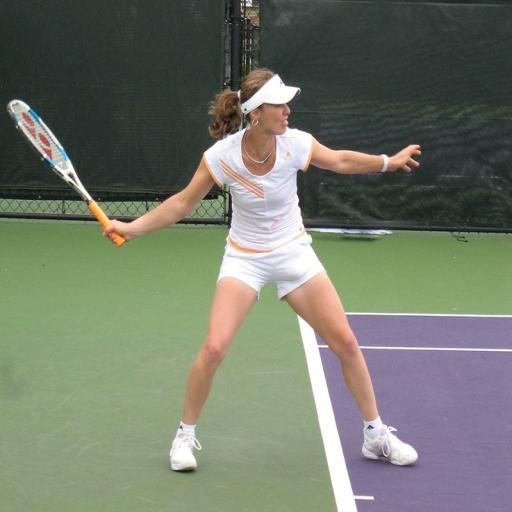
%> input picture 1.jpg, 512 x 512 px
$ octave --eval "result = connectedComponentSegmentation(imread('1.jpg'));"   (GNU Octave 9; MATLAB toolbox functions it lacks are replaced by stand-ins)
%> lines starting %> are read from the running program, lines starting %| are printed output that depends on the picture; in (x1, y1, x2, y2) boxes, pixels count from 0 and x2, y2 are one past the last pixel; in counts of white or black regions, pixels touching at a corner belong together; the program's own positions count from 1
function [segmented_img, labeled_regions] = connectedComponentSegmentation(input_img)
    % Segmentation using connected component analysis
    if size(input_img, 3) > 1
        gray_img = rgb2gray(input_img);
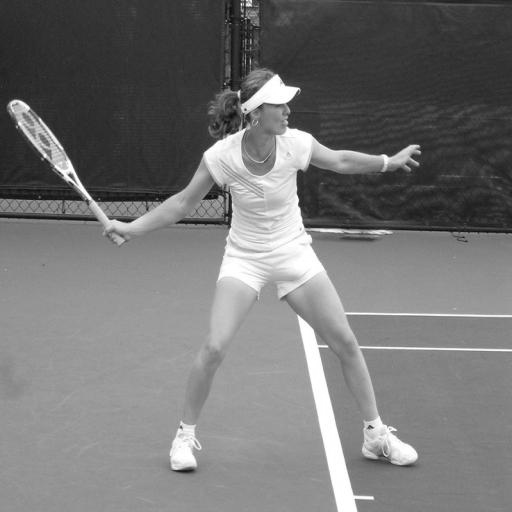
%> gray_img: size 512x512 uint8; min 8, max 255, mean 116.7
    else
        gray_img = input_img;
    end

    % Threshold and create binary image
    threshold = graythresh(gray_img);
%> threshold = 0.404
    binary_img = imbinarize(gray_img, threshold);
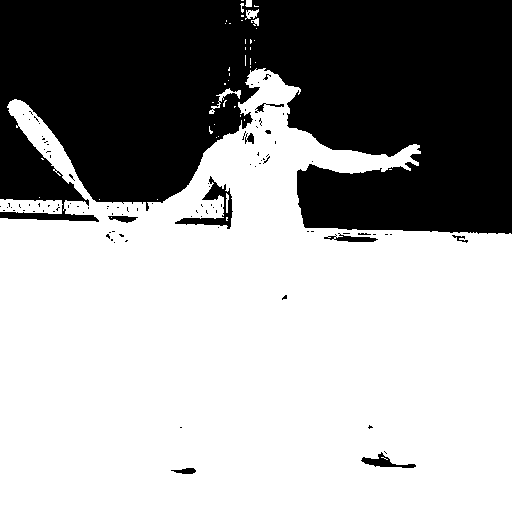
%> binary_img: size 512x512 logical; 62.9% white; 103 black regions (93 under 20 px), largest, box (x1, y1, x2, y2) and area: (0, 0, 512, 234) 95243, (175, 176, 233, 229) 775, (361, 452, 416, 468) 308

    % Remove small noise regions
    cleaned_img = bwareaopen(binary_img, 100);
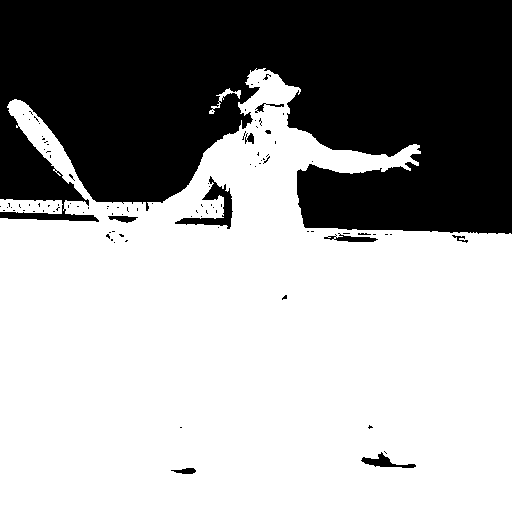
%> cleaned_img: size 512x512 logical; 62.7% white; 102 black regions (92 under 20 px), largest, box (x1, y1, x2, y2) and area: (0, 0, 512, 234) 95563, (175, 176, 233, 229) 825, (361, 452, 416, 468) 315

    % Label connected components
    [labeled_regions, num_regions] = bwlabel(cleaned_img);
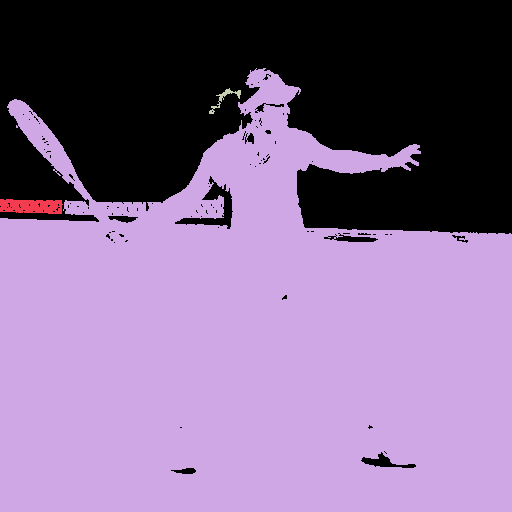
%> labeled_regions: size 512x512 double; 4 distinct labels, from 0 to 3; one colour per label, 0 black
%> num_regions = 3

    % Create segmented image with colored regions
    rgb_label = label2rgb(labeled_regions);
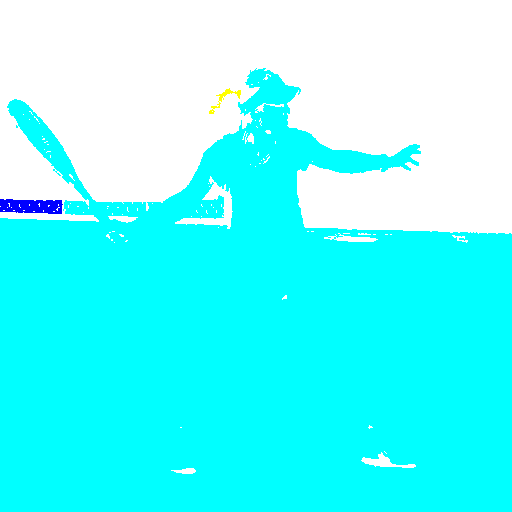
%> rgb_label: size 512x512x3 uint8; mean R, G, B 95.2, 254.3, 254.8

    % Overlay labeled regions on original image
    segmented_img = input_img;
%> segmented_img is the input picture: size 512x512x3 uint8; mean R, G, B 114.1, 120.1, 106.2
    for i = 1:size(input_img, 3)
        channel = input_img(:,:,i);
        channel(~cleaned_img) = 0;
        segmented_img(:,:,i) = channel;
    end
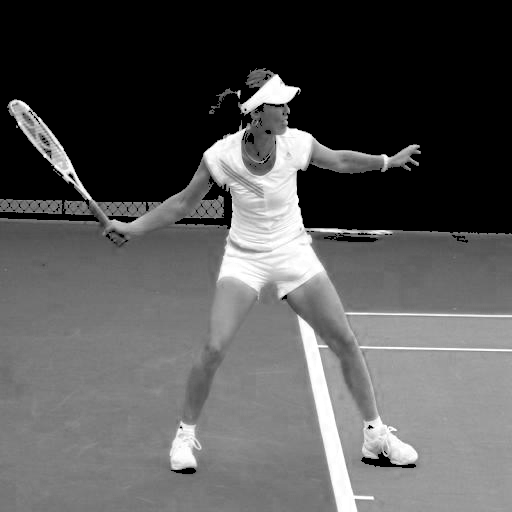
%> channel: size 512x512 uint8; min 0, max 255, mean 86.9
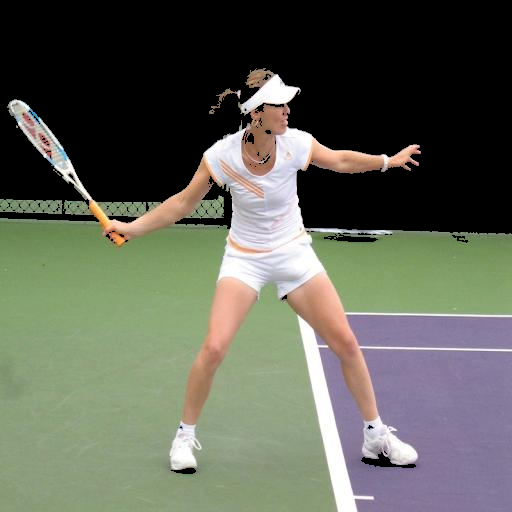
%> segmented_img: size 512x512x3 uint8; mean R, G, B 95.9, 99.3, 86.9

    % Visualize results
    figure;
    subplot(2,2,1);
    imshow(input_img);
    title('Original Image');

    subplot(2,2,2);
    imshow(binary_img);
    title('Binary Image');

    subplot(2,2,3);
    imshow(rgb_label);
    title('Labeled Regions');

    subplot(2,2,4);
    imshow(segmented_img);
    title('Segmented Image');
end
